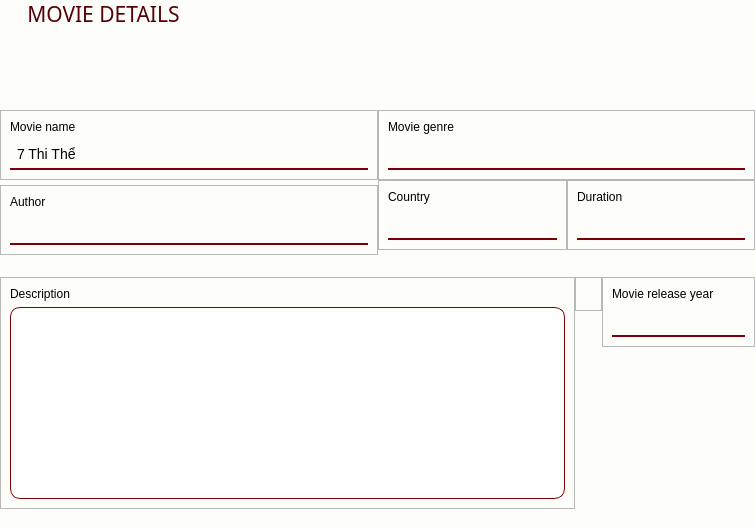
<?xml version="1.0" encoding="UTF-8"?>
<ui version="4.0">
 <class>Dialog</class>
 <widget class="QDialog" name="Dialog">
  <property name="geometry">
   <rect>
    <x>0</x>
    <y>0</y>
    <width>755</width>
    <height>527</height>
   </rect>
  </property>
  <property name="minimumSize">
   <size>
    <width>755</width>
    <height>527</height>
   </size>
  </property>
  <property name="maximumSize">
   <size>
    <width>755</width>
    <height>527</height>
   </size>
  </property>
  <property name="windowTitle">
   <string>Dialog</string>
  </property>
  <property name="styleSheet">
   <string notr="true">QLabel {
font: 75 bold 12pt &quot;Arial&quot;;
}
QLineEdit {
font: 12pt &quot;Microsoft YaHei UI&quot;;
}
#centralwidget{
    background-color: #fdfdfa;
}
QTextEdit {
    border: 1px solid #7c000b;
	border-radius: 10px;
   padding: 5px;
}
QLineEdit {
    border: none;
    border-bottom: 1.5px solid #7c000b; 
    background: transparent; 
    padding: 5px;
    font-size: 14px;
}</string>
  </property>
  <layout class="QGridLayout" name="gridLayout">
   <property name="leftMargin">
    <number>0</number>
   </property>
   <property name="topMargin">
    <number>0</number>
   </property>
   <property name="rightMargin">
    <number>0</number>
   </property>
   <property name="bottomMargin">
    <number>0</number>
   </property>
   <property name="horizontalSpacing">
    <number>0</number>
   </property>
   <item row="0" column="0">
    <widget class="QWidget" name="centralwidget" native="true">
     <layout class="QVBoxLayout" name="verticalLayout">
      <property name="spacing">
       <number>0</number>
      </property>
      <property name="leftMargin">
       <number>0</number>
      </property>
      <property name="topMargin">
       <number>0</number>
      </property>
      <property name="rightMargin">
       <number>0</number>
      </property>
      <item alignment="Qt::AlignTop">
       <widget class="QWidget" name="widget_2" native="true">
        <property name="maximumSize">
         <size>
          <width>755</width>
          <height>37</height>
         </size>
        </property>
        <layout class="QVBoxLayout" name="verticalLayout_9">
         <property name="spacing">
          <number>0</number>
         </property>
         <property name="leftMargin">
          <number>0</number>
         </property>
         <property name="topMargin">
          <number>0</number>
         </property>
         <property name="rightMargin">
          <number>0</number>
         </property>
         <item alignment="Qt::AlignLeft">
          <widget class="QLabel" name="appHeader">
           <property name="sizePolicy">
            <sizepolicy hsizetype="Fixed" vsizetype="Fixed">
             <horstretch>0</horstretch>
             <verstretch>0</verstretch>
            </sizepolicy>
           </property>
           <property name="maximumSize">
            <size>
             <width>193</width>
             <height>28</height>
            </size>
           </property>
           <property name="font">
            <font>
             <family>Segoe UI Black</family>
             <pointsize>16</pointsize>
             <weight>10</weight>
             <italic>false</italic>
             <bold>false</bold>
            </font>
           </property>
           <property name="styleSheet">
            <string notr="true">font: 87 16pt &quot;Segoe UI Black&quot;;
	color: rgb(86, 0, 8);</string>
           </property>
           <property name="text">
            <string>     MOVIE DETAILS</string>
           </property>
           <property name="alignment">
            <set>Qt::AlignLeading|Qt::AlignLeft|Qt::AlignVCenter</set>
           </property>
          </widget>
         </item>
        </layout>
       </widget>
      </item>
      <item alignment="Qt::AlignTop">
       <widget class="QWidget" name="widget_3" native="true">
        <layout class="QHBoxLayout" name="horizontalLayout">
         <property name="spacing">
          <number>0</number>
         </property>
         <property name="leftMargin">
          <number>0</number>
         </property>
         <property name="topMargin">
          <number>0</number>
         </property>
         <property name="rightMargin">
          <number>0</number>
         </property>
         <item>
          <widget class="QWidget" name="widget_4" native="true">
           <layout class="QVBoxLayout" name="verticalLayout_2">
            <property name="spacing">
             <number>0</number>
            </property>
            <property name="leftMargin">
             <number>0</number>
            </property>
            <property name="topMargin">
             <number>0</number>
            </property>
            <property name="rightMargin">
             <number>0</number>
            </property>
            <item alignment="Qt::AlignTop">
             <widget class="QFrame" name="frame">
              <property name="frameShape">
               <enum>QFrame::StyledPanel</enum>
              </property>
              <property name="frameShadow">
               <enum>QFrame::Raised</enum>
              </property>
              <layout class="QVBoxLayout" name="verticalLayout_7">
               <item>
                <widget class="QLabel" name="label">
                 <property name="styleSheet">
                  <string notr="true"/>
                 </property>
                 <property name="text">
                  <string>Movie name</string>
                 </property>
                </widget>
               </item>
               <item>
                <widget class="QLineEdit" name="lineEditTitle">
                 <property name="styleSheet">
                  <string notr="true"/>
                 </property>
                 <property name="text">
                  <string>7 Thi Thể</string>
                 </property>
                </widget>
               </item>
              </layout>
             </widget>
            </item>
            <item alignment="Qt::AlignTop">
             <widget class="QFrame" name="frame_2">
              <property name="frameShape">
               <enum>QFrame::StyledPanel</enum>
              </property>
              <property name="frameShadow">
               <enum>QFrame::Raised</enum>
              </property>
              <layout class="QVBoxLayout" name="verticalLayout_8">
               <item>
                <widget class="QLabel" name="label_2">
                 <property name="text">
                  <string>Author</string>
                 </property>
                </widget>
               </item>
               <item>
                <widget class="QLineEdit" name="lineEditAuthor"/>
               </item>
              </layout>
             </widget>
            </item>
           </layout>
          </widget>
         </item>
         <item>
          <widget class="QWidget" name="widget_5" native="true">
           <layout class="QVBoxLayout" name="verticalLayout_3">
            <property name="spacing">
             <number>0</number>
            </property>
            <property name="leftMargin">
             <number>0</number>
            </property>
            <property name="topMargin">
             <number>0</number>
            </property>
            <property name="rightMargin">
             <number>0</number>
            </property>
            <item alignment="Qt::AlignTop">
             <widget class="QFrame" name="frame_3">
              <property name="frameShape">
               <enum>QFrame::StyledPanel</enum>
              </property>
              <property name="frameShadow">
               <enum>QFrame::Raised</enum>
              </property>
              <layout class="QVBoxLayout" name="verticalLayout_4">
               <item>
                <widget class="QLabel" name="label_3">
                 <property name="text">
                  <string>Movie genre</string>
                 </property>
                </widget>
               </item>
               <item>
                <widget class="QLineEdit" name="lineEditGenre"/>
               </item>
              </layout>
             </widget>
            </item>
            <item alignment="Qt::AlignTop">
             <widget class="QWidget" name="widget_6" native="true">
              <layout class="QHBoxLayout" name="horizontalLayout_2">
               <property name="spacing">
                <number>0</number>
               </property>
               <property name="leftMargin">
                <number>0</number>
               </property>
               <property name="topMargin">
                <number>0</number>
               </property>
               <property name="rightMargin">
                <number>0</number>
               </property>
               <item alignment="Qt::AlignTop">
                <widget class="QFrame" name="frame_6">
                 <property name="frameShape">
                  <enum>QFrame::StyledPanel</enum>
                 </property>
                 <property name="frameShadow">
                  <enum>QFrame::Raised</enum>
                 </property>
                 <layout class="QVBoxLayout" name="verticalLayout_6">
                  <item>
                   <widget class="QLabel" name="label_6">
                    <property name="text">
                     <string>Country</string>
                    </property>
                   </widget>
                  </item>
                  <item>
                   <widget class="QLineEdit" name="lineEditCountry"/>
                  </item>
                 </layout>
                </widget>
               </item>
               <item alignment="Qt::AlignTop">
                <widget class="QFrame" name="frame_5">
                 <property name="frameShape">
                  <enum>QFrame::StyledPanel</enum>
                 </property>
                 <property name="frameShadow">
                  <enum>QFrame::Raised</enum>
                 </property>
                 <layout class="QVBoxLayout" name="verticalLayout_5">
                  <item>
                   <widget class="QLabel" name="label_5">
                    <property name="text">
                     <string>Duration</string>
                    </property>
                   </widget>
                  </item>
                  <item>
                   <widget class="QLineEdit" name="lineEditDuration"/>
                  </item>
                 </layout>
                </widget>
               </item>
              </layout>
             </widget>
            </item>
           </layout>
          </widget>
         </item>
        </layout>
       </widget>
      </item>
      <item alignment="Qt::AlignTop">
       <widget class="QWidget" name="widget_7" native="true">
        <layout class="QHBoxLayout" name="horizontalLayout_3">
         <property name="spacing">
          <number>0</number>
         </property>
         <property name="leftMargin">
          <number>0</number>
         </property>
         <property name="topMargin">
          <number>0</number>
         </property>
         <property name="rightMargin">
          <number>0</number>
         </property>
         <item>
          <widget class="QFrame" name="frame_4">
           <property name="frameShape">
            <enum>QFrame::StyledPanel</enum>
           </property>
           <property name="frameShadow">
            <enum>QFrame::Raised</enum>
           </property>
           <layout class="QVBoxLayout" name="verticalLayout_12">
            <item>
             <widget class="QLabel" name="label_4">
              <property name="text">
               <string>Description</string>
              </property>
             </widget>
            </item>
            <item>
             <widget class="QTextEdit" name="textEditDescription">
              <property name="styleSheet">
               <string notr="true">font: 10pt &quot;Cascadia Code&quot;;</string>
              </property>
             </widget>
            </item>
           </layout>
          </widget>
         </item>
         <item alignment="Qt::AlignTop">
          <widget class="QFrame" name="frame_7">
           <property name="frameShape">
            <enum>QFrame::StyledPanel</enum>
           </property>
           <property name="frameShadow">
            <enum>QFrame::Raised</enum>
           </property>
           <layout class="QVBoxLayout" name="verticalLayout_11">
            <item>
             <widget class="QLabel" name="labelImage">
              <property name="text">
               <string/>
              </property>
              <property name="pixmap">
               <pixmap>../images/Poster/images.jpg</pixmap>
              </property>
             </widget>
            </item>
           </layout>
          </widget>
         </item>
         <item alignment="Qt::AlignRight|Qt::AlignTop">
          <widget class="QFrame" name="frame_8">
           <property name="frameShape">
            <enum>QFrame::StyledPanel</enum>
           </property>
           <property name="frameShadow">
            <enum>QFrame::Raised</enum>
           </property>
           <layout class="QVBoxLayout" name="verticalLayout_10">
            <item>
             <widget class="QLabel" name="label_8">
              <property name="text">
               <string>Movie release year</string>
              </property>
             </widget>
            </item>
            <item>
             <widget class="QLineEdit" name="lineEditYear"/>
            </item>
           </layout>
          </widget>
         </item>
        </layout>
       </widget>
      </item>
     </layout>
    </widget>
   </item>
  </layout>
 </widget>
 <resources/>
 <connections/>
</ui>
